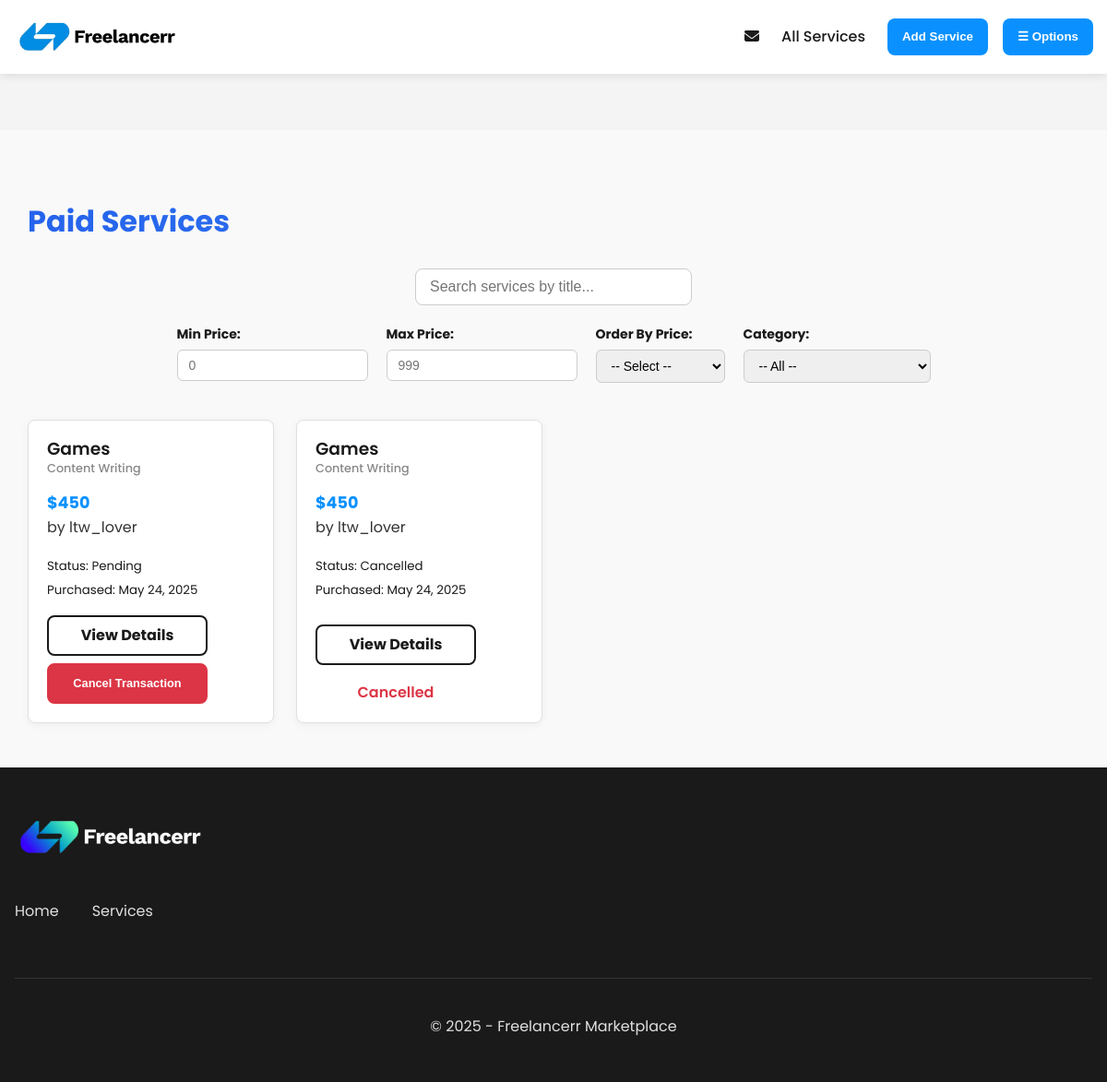
/pages/services/paid_services.php (signed in), run on an earlier commit of the app's database.
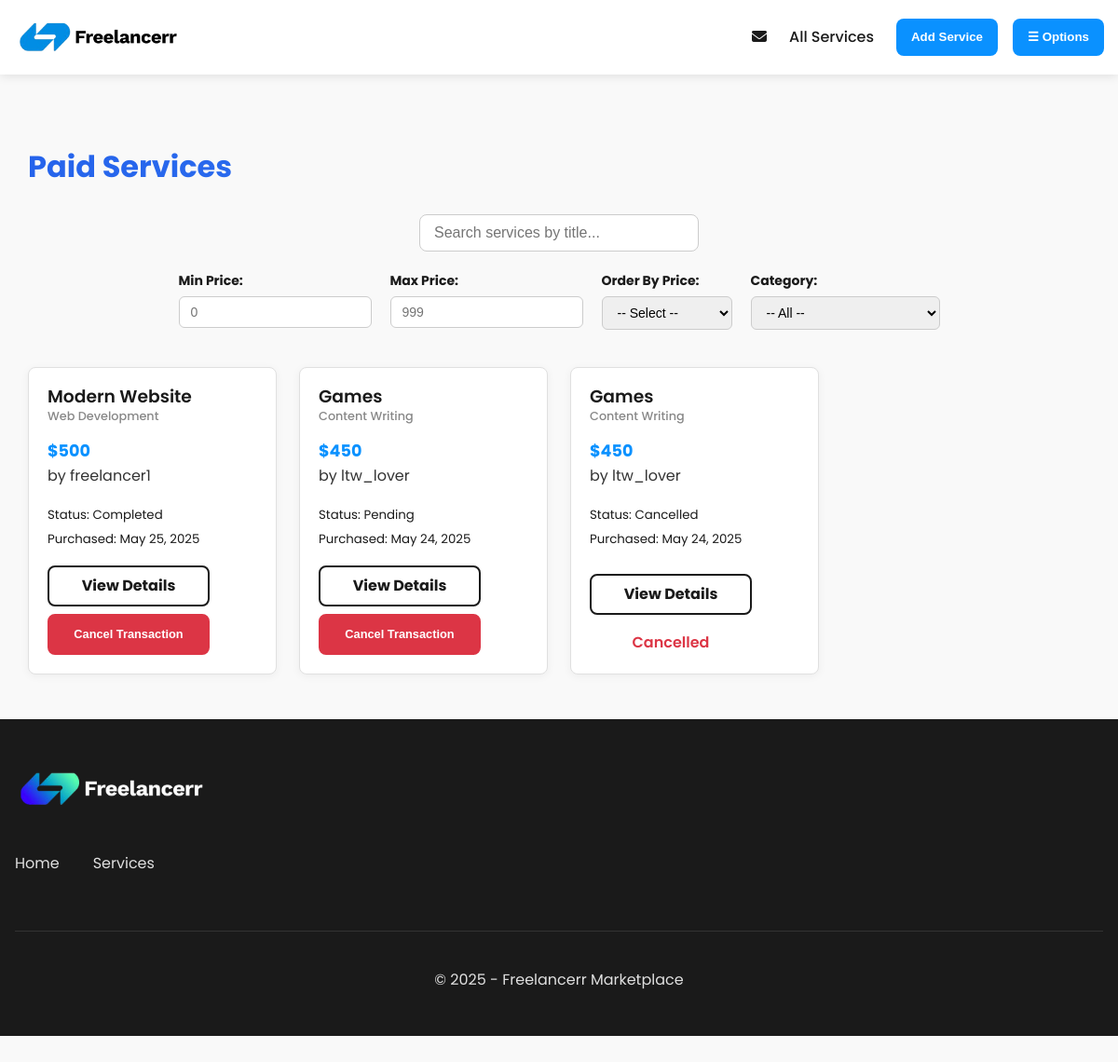
And on a later commit of the database.
### tables this page shows
CREATE TABLE Transactions (
    id INTEGER PRIMARY KEY AUTOINCREMENT,
    client_id INTEGER NOT NULL,
    service_id INTEGER NOT NULL,
    status TEXT CHECK(status IN ('pending', 'completed', 'cancelled')) DEFAULT 'pending',
    created_at DATETIME DEFAULT CURRENT_TIMESTAMP,
    FOREIGN KEY (client_id) REFERENCES Users(id),
    FOREIGN KEY (service_id) REFERENCES Services(id)
);

CREATE TABLE Services (
    id INTEGER PRIMARY KEY AUTOINCREMENT,
    freelancer_id INTEGER NOT NULL,
    title TEXT NOT NULL,
    description TEXT NOT NULL,
    category_id INTEGER NOT NULL,
    price REAL NOT NULL,
    delivery_time INTEGER NOT NULL,
    created_at DATETIME DEFAULT CURRENT_TIMESTAMP,
    image_path TEXT,
    video_path TEXT,
    FOREIGN KEY (freelancer_id) REFERENCES Users(id),
    FOREIGN KEY (category_id) REFERENCES Categories(id)
);

CREATE TABLE Categories (
    id INTEGER PRIMARY KEY AUTOINCREMENT,
    name TEXT UNIQUE NOT NULL,
    description TEXT
);

CREATE TABLE Users (
    id INTEGER PRIMARY KEY AUTOINCREMENT,
    name TEXT NOT NULL,
    username TEXT UNIQUE NOT NULL,
    email TEXT UNIQUE NOT NULL,
    password TEXT NOT NULL,
    is_admin INTEGER DEFAULT 0,
    created_at DATETIME DEFAULT CURRENT_TIMESTAMP
);

### public/pages/services/paid_services.php (the view, shortened to what this page needs)
<?php
$userId = getCurrentUserId();
$db = getDB();
$stmt = $db->prepare(
    "SELECT
        s.*,
        c.name       AS category_name,
        u.username   AS freelancer_name,
        t.id         AS transaction_id,
        t.status     AS transaction_status,
        t.created_at AS purchased_at
    FROM Transactions t
    JOIN Services   s ON t.service_id   = s.id
    JOIN Categories c ON s.category_id  = c.id
    JOIN Users      u ON s.freelancer_id = u.id
    WHERE t.client_id = ?
    ORDER BY t.created_at DESC"
);
$stmt->execute([$userId]);
$services = $stmt->fetchAll(PDO::FETCH_ASSOC);
include_once __DIR__ . '/../../templates/header.php';
?>
<div class="featured-services">
  <div class="container">
    <h1 class="gradient-heading">Paid Services</h1>
    <div class="search-bar">
      <input type="text" id="serviceSearch" placeholder="Search services by title...">
    </div>
    <form id="filterForm" class="service-filters">
      <div>
        <label for="min_price">Min Price:</label>
        <input type="number" id="min_price" placeholder="0">
      </div>
      <div>
        <label for="max_price">Max Price:</label>
        <input type="number" id="max_price" placeholder="999">
      </div>
      <div>
        <label for="order">Order By Price:</label>
        <select id="order">
          <option value="">-- Select --</option>
        </select>
      </div>
      <div>
        <label for="category">Category:</label>
        <select id="category">
          <option value="">-- All --</option>
        </select>
      </div>
    </form>
    <?php if (empty($services)): ?>
      <p>You haven't purchased any services yet.</p>
    <?php else: ?>
      <div class="services-grid">
        <?php foreach ($services as $s): ?>
          <div class="service-card"
               data-title="<?php echo htmlspecialchars($s['title']); ?>"
               data-price="<?php echo htmlspecialchars($s['price']); ?>"
               data-category="<?php echo htmlspecialchars($s['category_id']); ?>">
            <h3><?php echo htmlspecialchars($s['title']); ?></h3>
            <p class="service-category"><?php echo htmlspecialchars($s['category_name']); ?></p>
            <p class="service-price">$<?php echo htmlspecialchars($s['price']); ?></p>
            <p class="service-freelancer">by <?php echo htmlspecialchars($s['freelancer_name']); ?></p>
            <p class="transaction-meta">
              <small>Status: <?php echo htmlspecialchars(ucfirst($s['transaction_status'])); ?></small><br>
              <small>Purchased: <?php echo date("F j, Y", strtotime($s['purchased_at'])); ?></small>
            </p>
            <a href="<?php echo SITE_URL; ?>/pages/services/view.php?id=<?php echo $s['id']; ?>" class="btn">View Details</a>
            <?php if ($s['transaction_status'] !== 'cancelled'): ?>
              <div style="text-align:center; margin-top:0.5rem;">
                <form method="POST" class="cancel-form">
                  <button type="submit" class="btn btn-danger">Cancel Transaction</button>
                </form>
              </div>
            <?php else: ?>
              <div style="text-align:center; margin-top:0.5rem;" class="cancelled">
                <span style="color:#dc3545; font-weight:600;">Cancelled</span>
              </div>
            <?php endif; ?>
          </div>
        <?php endforeach; ?>
      </div>
    <?php endif; ?>
  </div>
</div>
<?php include_once __DIR__ . '/../../templates/footer.php'; ?>

What changed in the data, as far as the page shows it:
added transactions: service.title "Modern Website", categories.name "Web Development", service.price "500", users.username "freelancer1", status "Completed", created_at "May 25, 2025"
